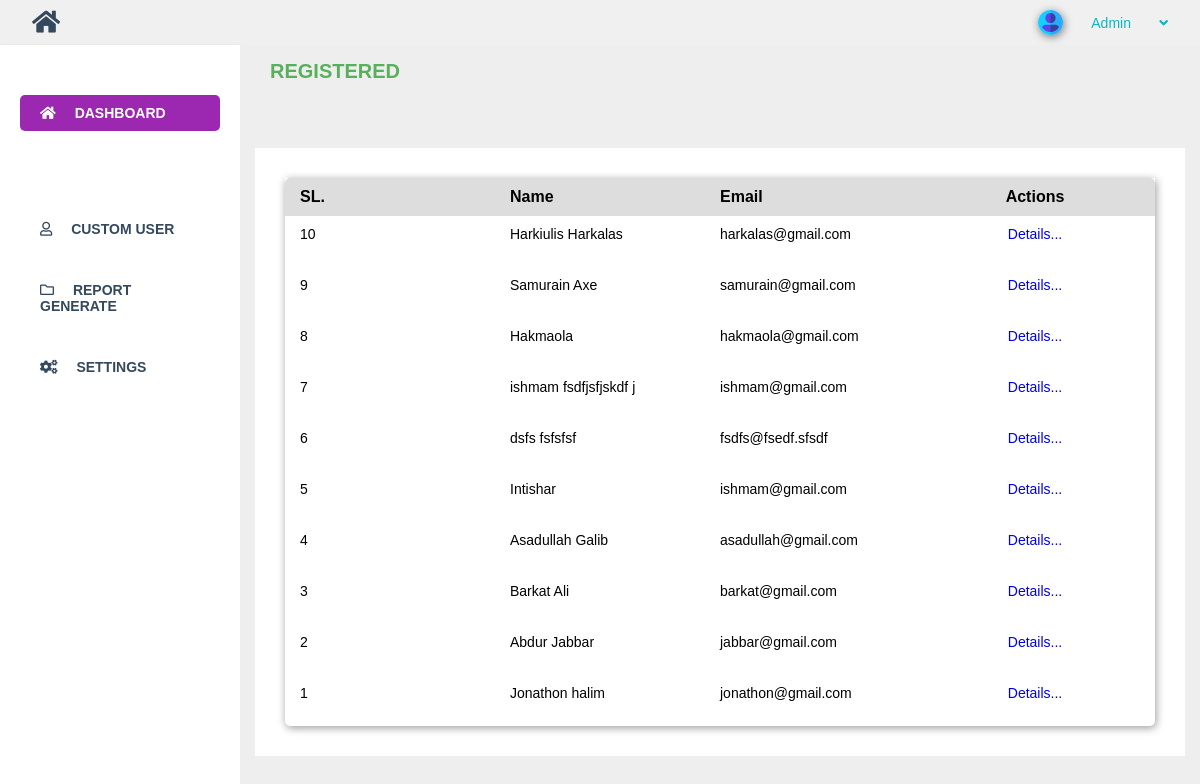
The app's page /admin/registered-lists.php (signed in), older data.
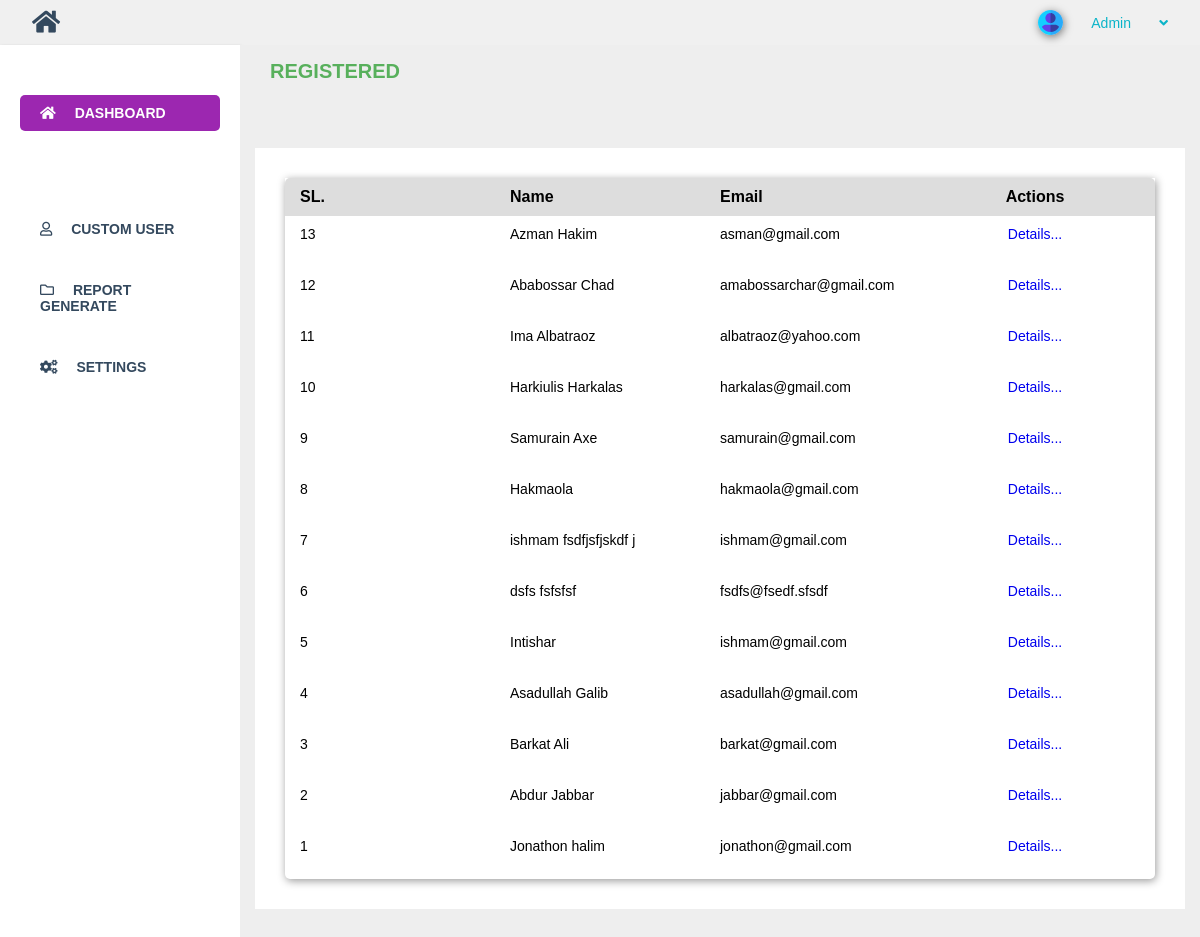
The same page, newer data.
### tables this page shows
CREATE TABLE `examinee` (
  `id` int(10) NOT NULL AUTO_INCREMENT,
  `first_name` varchar(50) DEFAULT NULL,
  `last_name` varchar(50) DEFAULT NULL,
  `email` varchar(150) DEFAULT NULL,
  `institution` varchar(255) DEFAULT NULL,
  `initial_training_date` date DEFAULT NULL,
  `refresher_training_date` date DEFAULT NULL,
  `fibroscan_device_serial_no` varchar(150) DEFAULT NULL,
  `scan_done` int(10) DEFAULT NULL,
  `is_verified` tinyint(4) DEFAULT NULL,
  `inst_addr` varchar(100) DEFAULT NULL,
  PRIMARY KEY (`id`)
);

### admin/functions.php (called while the page is built)
<?php
function get_template_part($string){
    require_once( dirname(__FILE__). '/' .$string . '.php');
}

### admin/registered-lists.php (the view, shortened to what this page needs)
<?php
require_once('functions.php');
$conn = database();
$result = $conn->query("select * from examinee order by id desc");
if($result->num_rows > 0) {
    $data = [];
    while($row = $result->fetch_assoc()) {
        $data[] = $row;
    }
}
?>
<!DOCTYPE html>
<html lang="en">
<head>
    <link rel="stylesheet" href="css/fontawesome.css">
    <link rel="stylesheet" href="style.css">
</head>
<body>
    <div id="main">
    <?php get_template_part('templates/top-header'); ?>
        <div id="page-wrapper">
        <?php get_template_part('templates/sidebar'); ?>
            <div class="dashboard-area">
                <h3 class="section-heading">Registered</h3>
                <div class="wrapper">
                    <div class="topics-table">
                        <div class="tbl-head">
                            <strong>SL.</strong>
                            <strong>Name</strong>
                            <strong>Email</strong>
                            <strong style="text-align: center;">Actions</strong>
                        </div>
                        <div class="tbl-body">
                            <?php foreach($data as $item) : ?>
                            <div class="tbl-row">
                                <p>
                                    <?php echo $item['id']; ?>
                                </p>
                                <p>
                                <?php echo $item['first_name'] . " " . $item['last_name']; ?>
                                </p>
                                <p>
                                    <?php echo $item['email']; ?>
                                </p>
                                <div class="actions">
                                    <div class="actions-btn">
                                        <p><a href="student-details.php?id=<?php echo $item['id']; ?>" style="text-decoration: none">Details...</a></p>
                                    </div>
                                </div>
                            </div>
                            <?php endforeach; ?>
                        </div>
                    </div>
                </div>
            </div>
        </div>
    </div>
</body>
</html>

### admin/templates/top-header.php (shortened to what this page needs)
<div id="top-header">
    <div class="container">
        <div class="header-wrapper">
            <div id="logo">
                <a href="dashboard.php"><i class="fas fa-home"></i></a>
            </div>
            <div class="user-avatar">
                <div class="user">
                    <div class="avatar">
                        <img src="img/icons/user.svg" alt="admin">
                    </div>
                    <span>Admin</span>
                    <span><i class="fas fa-angle-down"></i></span>
                </div>
            </div>
        </div>
    </div>
</div>

### admin/templates/sidebar.php
<div id="sidebar">
    <ul id="main-menu">
        <li style="margin-bottom: 80px; margin-top:20px">
            <a href="dashboard.php" class="dropdown menu-active">
            <i class="fas fa-home"></i>
                Dashboard
            </a>
        </li>
        <li>
            <a href="#" class="dropdown">
            <i class="far fa-user"></i>
                Custom User
            </a>
        </li>
        <li>
            <a href="#" class="dropdown">
            <i class="far fa-folder"></i>
                Report Generate
            </a>
        </li>
        <li>
            <a href="#" class="dropdown">
                <i class="fas fa-cogs"></i>
                Settings
            </a>
        </li>
    </ul>
</div>

### admin/style.css (style rules this page uses)
* { margin: 0; padding: 0; box-sizing: border-box; font-family: Arial, Helvetica, sans-serif; }
:root { --th-bg-blue: #0bb4c8; --th-bg-green: #58b05c; --th-bg-danger: #eb4844; --th-bg-light:#eeeeee; --th-bg-primary:#9c27b0; --text-blue: #0bb4c8; --text-green: #58b05c; --text-danger: #eb4844; --text-white: white; --text-dark: #34495E; }
body { overflow: hidden; }
.container { width: 98%; max-width: 1350px; margin: 0 auto; }
#top-header { background: #f0f0f0; display: flex; align-items: center; }
.avatar { width: 25px; height: 25px; box-shadow: 1px 2px 8px rgba(0, 0, 0, 0.5); border-radius: 100%; }
.avatar img { width: 100%; height: 100%; }
.user-avatar { position: relative; cursor: pointer; padding: 10px 20px; border-radius: 5px; color: var(--text-blue); font-size: 14px; }
.user { display: flex; align-items: center; justify-content: space-between; width: 130px; }
.header-wrapper { display: flex; justify-content: space-between; align-items: center; }
#logo a { font-size: 25px; color: var(--text-dark); padding: 20px; }
#sidebar { background-color: var(--text-white); height: auto; width: 20%; box-shadow: 1px 2px 3px rgba(0,0,0,0.5); }
#main-menu { padding: 30px 20px; }
#main-menu li { list-style-type: none; margin-bottom: 25px; }
#main-menu li a { color: var(--text-dark); text-decoration: none; font-size: 14px; padding: 10px 20px; padding-bottom: 10px; display: block; border-radius: 5px; text-transform: uppercase; font-weight: 600; }
.menu-active { background-color: var(--th-bg-primary); color: var(--text-white) !important; }
.menu-active i { color: var(--text-white) !important; }
#main-menu li a i { margin-right: 15px; }
#page-wrapper { display: flex; justify-content: space-between; }
.dashboard-area { width: 80%; height: 100vh; padding-bottom: 100px; overflow-y: auto; background-color: var(--th-bg-light); }
h3.section-heading { color: var(--text-green); text-transform: uppercase; padding: 15px 30px; text-align: left; font-size: 20px; margin-bottom: 50px; }
.wrapper { padding: 30px; background: white; margin: 0 15px; }
.wrapper p { font-size: 14px; margin-bottom: 15px; }
.tbl-head { display: flex; justify-content: space-between; background: #ddd; padding: 10px 15px; border-top-left-radius: 5px; border-top-right-radius: 5px; align-items: center; }
.tbl-head strong { flex-basis: 25%; }
.tbl-row { display: flex; justify-content: space-between; padding: 10px 15px; align-items: center; }
.tbl-row p { flex-basis: 22%; }
.actions { text-align: center; flex-basis: 25%; }
.actions-btn { display: flex; justify-content: center; align-items: center; }
.topics-table { box-shadow: 1px 2px 8px rgba(0, 0, 0, 0.4); border-bottom-left-radius: 5px; border-bottom-right-radius: 5px; }

Row changes from the older to the newer data that the page shows:
added examinee: id "13", first_name "Azman", last_name "Hakim", email "asman@gmail.com"
added examinee: id "12", first_name "Ababossar", last_name "Chad", email "amabossarchar@gmail.com"
added examinee: id "11", first_name "Ima", last_name "Albatraoz", email "albatraoz@yahoo.com"
